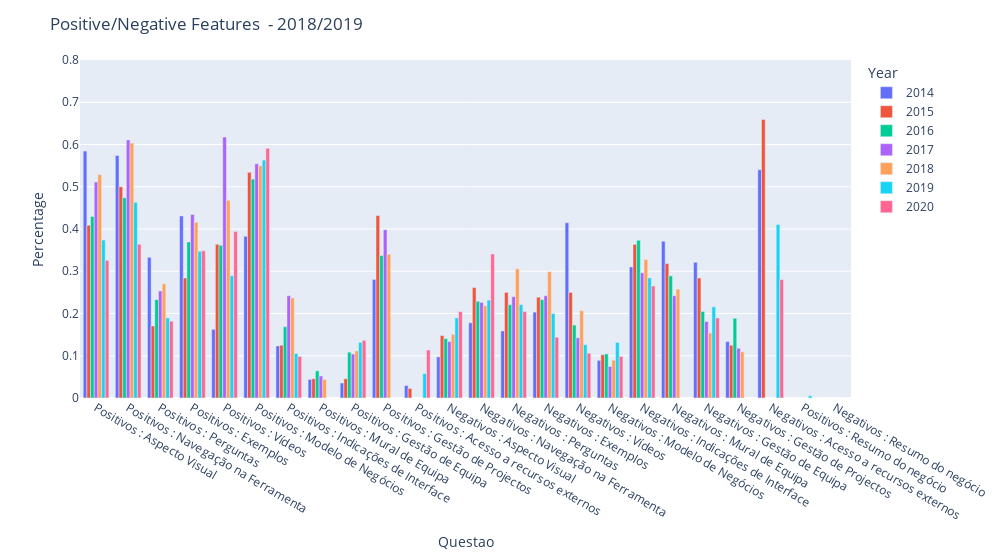

Notebook cell for this chart:
### Markdown cell above
### Data Visualizations  <a name="dataviz"></a>

* [Back to TOC](#backtoc)

### Code cell
import plotly_express as px

fig = px.bar(PosNegOverYears, x="Questao", y="Percentage", color='Year', barmode='group',
             hover_name='Question', range_y=[0,0.8])
fig.update_layout(title_text='Positive/Negative Features  - 2018/2019')
fig.update_layout(xaxis_type='category')
fig.update_layout(autosize=False, width= 1000)

fig.show()
fig.write_image('Outputs/YearlyAverage/PosNegOverYears.png')

### Figure 1 — Plotly figure (JSON) as saved in the notebook; plotly's stock layout.template omitted (floating-point values rounded to 4 significant figures)
{"data": [{"alignmentgroup": "True", "hovertemplate": "<b>%{hovertext}</b><br><br>Year=2014<br>Questao=%{x}<br>Percentage=%{y}<extra></extra>", "hovertext": ["Aspecto Visual", "Navegação na Ferramenta", "Perguntas", "Exemplos", "Vídeos", "Modelo de Negócios", "Indicações de Interface", "Mural de Equipa", "Gestão de Equipa", "Gestão de Projectos", "Acesso a recursos externos", "Aspecto Visual", "Navegação na Ferramenta", "Perguntas", "Exemplos", "Vídeos", "Modelo de Negócios", "Indicações de Interface", "Mural de Equipa", "Gestão de Equipa", "Gestão de Projectos", "Acesso a recursos externos"], "legendgroup": "2014", "marker": {"color": "#636efa"}, "name": "2014", "offsetgroup": "2014", "orientation": "v", "showlegend": true, "textposition": "auto", "type": "bar", "x": ["Positivos : Aspecto Visual", "Positivos : Navegação na Ferramenta", "Positivos : Perguntas", "Positivos : Exemplos", "Positivos : Vídeos", "Positivos : Modelo de Negócios", "Positivos : Indicações de Interface", "Positivos : Mural de Equipa", "Positivos : Gestão de Equipa", "Positivos : Gestão de Projectos", "Positivos : Acesso a recursos externos", "Negativos : Aspecto Visual", "Negativos : Navegação na Ferramenta", "Negativos : Perguntas", "Negativos : Exemplos", "Negativos : Vídeos", "Negativos : Modelo de Negócios", "Negativos : Indicações de Interface", "Negativos : Mural de Equipa", "Negativos : Gestão de Equipa", "Negativos : Gestão de Projectos", "Negativos : Acesso a recursos externos"], "xaxis": "x", "y": [0.5845, 0.5742, 0.3329, 0.431, 0.1626, 0.3826, 0.1232, 0.04387, 0.03548, 0.2806, 0.02968, 0.09742, 0.1781, 0.1587, 0.2032, 0.4148, 0.08903, 0.3103, 0.371, 0.3213, 0.1335, 0.54], "yaxis": "y"}, {"alignmentgroup": "True", "hovertemplate": "<b>%{hovertext}</b><br><br>Year=2015<br>Questao=%{x}<br>Percentage=%{y}<extra></extra>", "hovertext": ["Aspecto Visual", "Navegação na Ferramenta", "Perguntas", "Exemplos", "Vídeos", "Modelo de Negócios", "Indicações de Interface", "Mural de Equipa", "Gestão de Equipa", "Gestão de Projectos", "Acesso a recursos externos", "Aspecto Visual", "Navegação na Ferramenta", "Perguntas", "Exemplos", "Vídeos", "Modelo de Negócios", "Indicações de Interface", "Mural de Equipa", "Gestão de Equipa", "Gestão de Projectos", "Acesso a recursos externos"], "legendgroup": "2015", "marker": {"color": "#EF553B"}, "name": "2015", "offsetgroup": "2015", "orientation": "v", "showlegend": true, "textposition": "auto", "type": "bar", "x": ["Positivos : Aspecto Visual", "Positivos : Navegação na Ferramenta", "Positivos : Perguntas", "Positivos : Exemplos", "Positivos : Vídeos", "Positivos : Modelo de Negócios", "Positivos : Indicações de Interface", "Positivos : Mural de Equipa", "Positivos : Gestão de Equipa", "Positivos : Gestão de Projectos", "Positivos : Acesso a recursos externos", "Negativos : Aspecto Visual", "Negativos : Navegação na Ferramenta", "Negativos : Perguntas", "Negativos : Exemplos", "Negativos : Vídeos", "Negativos : Modelo de Negócios", "Negativos : Indicações de Interface", "Negativos : Mural de Equipa", "Negativos : Gestão de Equipa", "Negativos : Gestão de Projectos", "Negativos : Acesso a recursos externos"], "xaxis": "x", "y": [0.4091, 0.5, 0.1705, 0.2841, 0.3636, 0.5341, 0.125, 0.04545, 0.04545, 0.4318, 0.02273, 0.1477, 0.2614, 0.25, 0.2386, 0.25, 0.1023, 0.3636, 0.3182, 0.2841, 0.125, 0.6591], "yaxis": "y"}, {"alignmentgroup": "True", "hovertemplate": "<b>%{hovertext}</b><br><br>Year=2016<br>Questao=%{x}<br>Percentage=%{y}<extra></extra>", "hovertext": ["Aspecto Visual", "Navegação na Ferramenta", "Perguntas", "Exemplos", "Vídeos", "Modelo de Negócios", "Indicações de Interface", "Mural de Equipa", "Gestão de Equipa", "Gestão de Projectos", "Aspecto Visual", "Navegação na Ferramenta", "Perguntas", "Exemplos", "Vídeos", "Modelo de Negócios", "Indicações de Interface", "Mural de Equipa", "Gestão de Equipa", "Gestão de Projectos"], "legendgroup": "2016", "marker": {"color": "#00cc96"}, "name": "2016", "offsetgroup": "2016", "orientation": "v", "showlegend": true, "textposition": "auto", "type": "bar", "x": ["Positivos : Aspecto Visual", "Positivos : Navegação na Ferramenta", "Positivos : Perguntas", "Positivos : Exemplos", "Positivos : Vídeos", "Positivos : Modelo de Negócios", "Positivos : Indicações de Interface", "Positivos : Mural de Equipa", "Positivos : Gestão de Equipa", "Positivos : Gestão de Projectos", "Negativos : Aspecto Visual", "Negativos : Navegação na Ferramenta", "Negativos : Perguntas", "Negativos : Exemplos", "Negativos : Vídeos", "Negativos : Modelo de Negócios", "Negativos : Indicações de Interface", "Negativos : Mural de Equipa", "Negativos : Gestão de Equipa", "Negativos : Gestão de Projectos"], "xaxis": "x", "y": [0.4297, 0.4739, 0.2329, 0.3695, 0.3614, 0.5181, 0.1687, 0.06426, 0.1084, 0.3373, 0.1406, 0.2289, 0.2209, 0.2329, 0.1727, 0.1044, 0.3735, 0.2892, 0.2048, 0.1888], "yaxis": "y"}, {"alignmentgroup": "True", "hovertemplate": "<b>%{hovertext}</b><br><br>Year=2017<br>Questao=%{x}<br>Percentage=%{y}<extra></extra>", "hovertext": ["Aspecto Visual", "Navegação na Ferramenta", "Perguntas", "Exemplos", "Vídeos", "Modelo de Negócios", "Indicações de Interface", "Mural de Equipa", "Gestão de Equipa", "Gestão de Projectos", "Aspecto Visual", "Navegação na Ferramenta", "Perguntas", "Exemplos", "Vídeos", "Modelo de Negócios", "Indicações de Interface", "Mural de Equipa", "Gestão de Equipa", "Gestão de Projectos"], "legendgroup": "2017", "marker": {"color": "#ab63fa"}, "name": "2017", "offsetgroup": "2017", "orientation": "v", "showlegend": true, "textposition": "auto", "type": "bar", "x": ["Positivos : Aspecto Visual", "Positivos : Navegação na Ferramenta", "Positivos : Perguntas", "Positivos : Exemplos", "Positivos : Vídeos", "Positivos : Modelo de Negócios", "Positivos : Indicações de Interface", "Positivos : Mural de Equipa", "Positivos : Gestão de Equipa", "Positivos : Gestão de Projectos", "Negativos : Aspecto Visual", "Negativos : Navegação na Ferramenta", "Negativos : Perguntas", "Negativos : Exemplos", "Negativos : Vídeos", "Negativos : Modelo de Negócios", "Negativos : Indicações de Interface", "Negativos : Mural de Equipa", "Negativos : Gestão de Equipa", "Negativos : Gestão de Projectos"], "xaxis": "x", "y": [0.5113, 0.6109, 0.2534, 0.4344, 0.6176, 0.5543, 0.2421, 0.05204, 0.1041, 0.3982, 0.1335, 0.2262, 0.2398, 0.2421, 0.1425, 0.07466, 0.2964, 0.2421, 0.181, 0.1176], "yaxis": "y"}, {"alignmentgroup": "True", "hovertemplate": "<b>%{hovertext}</b><br><br>Year=2018<br>Questao=%{x}<br>Percentage=%{y}<extra></extra>", "hovertext": ["Aspecto Visual", "Navegação na Ferramenta", "Perguntas", "Exemplos", "Vídeos", "Modelo de Negócios", "Indicações de Interface", "Mural de Equipa", "Gestão de Equipa", "Gestão de Projectos", "Aspecto Visual", "Navegação na Ferramenta", "Perguntas", "Exemplos", "Vídeos", "Modelo de Negócios", "Indicações de Interface", "Mural de Equipa", "Gestão de Equipa", "Gestão de Projectos"], "legendgroup": "2018", "marker": {"color": "#FFA15A"}, "name": "2018", "offsetgroup": "2018", "orientation": "v", "showlegend": true, "textposition": "auto", "type": "bar", "x": ["Positivos : Aspecto Visual", "Positivos : Navegação na Ferramenta", "Positivos : Perguntas", "Positivos : Exemplos", "Positivos : Vídeos", "Positivos : Modelo de Negócios", "Positivos : Indicações de Interface", "Positivos : Mural de Equipa", "Positivos : Gestão de Equipa", "Positivos : Gestão de Projectos", "Negativos : Aspecto Visual", "Negativos : Navegação na Ferramenta", "Negativos : Perguntas", "Negativos : Exemplos", "Negativos : Vídeos", "Negativos : Modelo de Negócios", "Negativos : Indicações de Interface", "Negativos : Mural de Equipa", "Negativos : Gestão de Equipa", "Negativos : Gestão de Projectos"], "xaxis": "x", "y": [0.5287, 0.6034, 0.2701, 0.4161, 0.4678, 0.5494, 0.2368, 0.04368, 0.1115, 0.3402, 0.1506, 0.2184, 0.3057, 0.2989, 0.2069, 0.08966, 0.3276, 0.2575, 0.154, 0.1092], "yaxis": "y"}, {"alignmentgroup": "True", "hovertemplate": "<b>%{hovertext}</b><br><br>Year=2019<br>Questao=%{x}<br>Percentage=%{y}<extra></extra>", "hovertext": ["Resumo do negócio", "Modelo de Negócios", "Indicações de Interface", "Navegação na Ferramenta", "Aspecto Visual", "Exemplos", "Perguntas", "Vídeos", "Gestão de Equipa", "Acesso a recursos externos", "Resumo do negócio", "Modelo de Negócios", "Indicações de Interface", "Navegação na Ferramenta", "Aspecto Visual", "Exemplos", "Perguntas", "Vídeos", "Gestão de Equipa", "Acesso a recursos externos"], "legendgroup": "2019", "marker": {"color": "#19d3f3"}, "name": "2019", "offsetgroup": "2019", "orientation": "v", "showlegend": true, "textposition": "auto", "type": "bar", "x": ["Positivos : Resumo do negócio", "Positivos : Modelo de Negócios", "Positivos : Indicações de Interface", "Positivos : Navegação na Ferramenta", "Positivos : Aspecto Visual", "Positivos : Exemplos", "Positivos : Perguntas", "Positivos : Vídeos", "Positivos : Gestão de Equipa", "Positivos : Acesso a recursos externos", "Negativos : Resumo do negócio", "Negativos : Modelo de Negócios", "Negativos : Indicações de Interface", "Negativos : Navegação na Ferramenta", "Negativos : Aspecto Visual", "Negativos : Exemplos", "Negativos : Perguntas", "Negativos : Vídeos", "Negativos : Gestão de Equipa", "Negativos : Acesso a recursos externos"], "xaxis": "x", "y": [0.005263, 0.5632, 0.1053, 0.4632, 0.3737, 0.3474, 0.1895, 0.2895, 0.1316, 0.05789, 0, 0.1316, 0.2842, 0.2316, 0.1895, 0.2, 0.2211, 0.1263, 0.2158, 0.4105], "yaxis": "y"}, {"alignmentgroup": "True", "hovertemplate": "<b>%{hovertext}</b><br><br>Year=2020<br>Questao=%{x}<br>Percentage=%{y}<extra></extra>", "hovertext": ["Resumo do negócio", "Modelo de Negócios", "Indicações de Interface", "Navegação na Ferramenta", "Aspecto Visual", "Exemplos", "Perguntas", "Vídeos", "Gestão de Equipa", "Acesso a recursos externos", "Resumo do negócio", "Modelo de Negócios", "Indicações de Interface", "Navegação na Ferramenta", "Aspecto Visual", "Exemplos", "Perguntas", "Vídeos", "Gestão de Equipa", "Acesso a recursos externos"], "legendgroup": "2020", "marker": {"color": "#FF6692"}, "name": "2020", "offsetgroup": "2020", "orientation": "v", "showlegend": true, "textposition": "auto", "type": "bar", "x": ["Positivos : Resumo do negócio", "Positivos : Modelo de Negócios", "Positivos : Indicações de Interface", "Positivos : Navegação na Ferramenta", "Positivos : Aspecto Visual", "Positivos : Exemplos", "Positivos : Perguntas", "Positivos : Vídeos", "Positivos : Gestão de Equipa", "Positivos : Acesso a recursos externos", "Negativos : Resumo do negócio", "Negativos : Modelo de Negócios", "Negativos : Indicações de Interface", "Negativos : Navegação na Ferramenta", "Negativos : Aspecto Visual", "Negativos : Exemplos", "Negativos : Perguntas", "Negativos : Vídeos", "Negativos : Gestão de Equipa", "Negativos : Acesso a recursos externos"], "xaxis": "x", "y": [0, 0.5909, 0.09848, 0.3636, 0.3258, 0.3485, 0.1818, 0.3939, 0.1364, 0.1136, 0, 0.09848, 0.2652, 0.3409, 0.2045, 0.1439, 0.2045, 0.1061, 0.1894, 0.2803], "yaxis": "y"}], "layout": {"autosize": false, "barmode": "group", "legend": {"title": {"text": "Year"}, "tracegroupgap": 0}, "margin": {"t": 60}, "title": {"text": "Positive/Negative Features  - 2018/2019"}, "width": 1000, "xaxis": {"anchor": "y", "domain": [0, 1], "title": {"text": "Questao"}, "type": "category"}, "yaxis": {"anchor": "x", "domain": [0, 1], "range": [0, 0.8], "title": {"text": "Percentage"}}}}
